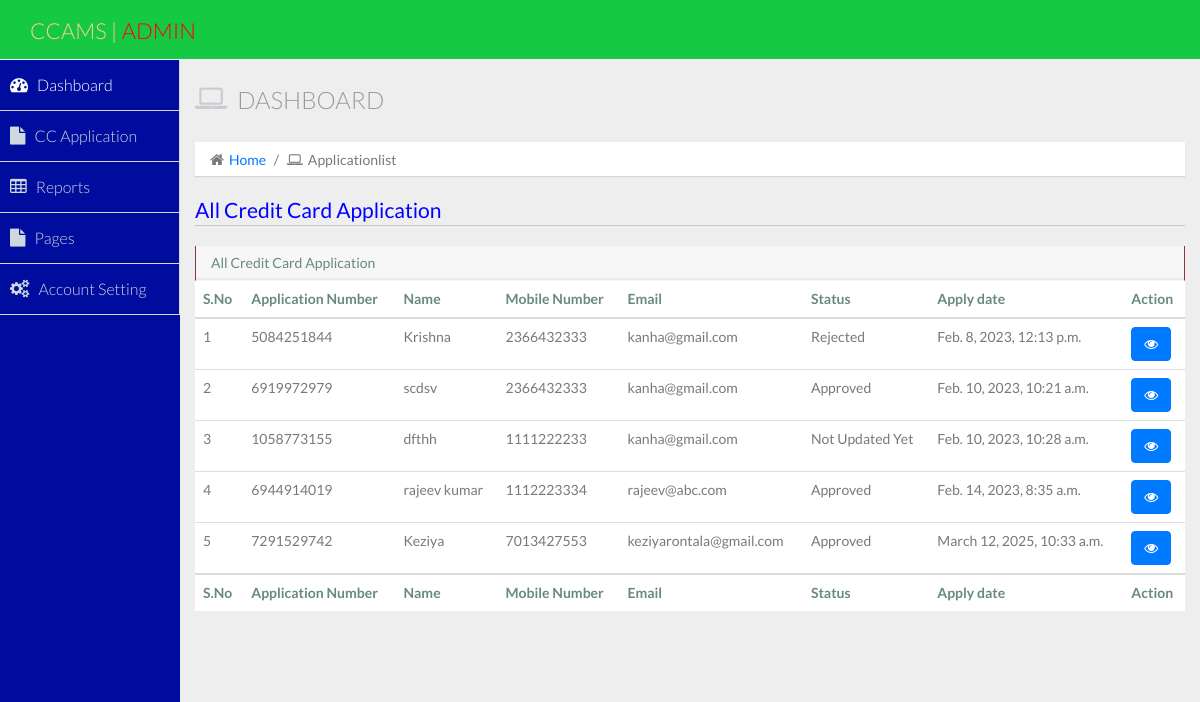
Page /applicationlist/?action=All (signed in) on the committed database.
### myapp/models.py (models this page shows, shortened)
class Application(models.Model):
    fullname = models.CharField(max_length=100, null=True, blank=True)
    email = models.CharField(max_length=100, null=True, blank=True)
    mobile = models.CharField(max_length=100, null=True, blank=True)
    address = models.CharField(max_length=100, null=True, blank=True)
    father = models.CharField(max_length=100, null=True, blank=True)
    state = models.CharField(max_length=100, null=True, blank=True)
    city = models.CharField(max_length=100, null=True, blank=True)
    pincode = models.CharField(max_length=100, null=True, blank=True)
    regnumber = models.CharField(max_length=100, null=True, blank=True)
    occup = models.CharField(max_length=100, null=True, blank=True)
    income = models.CharField(max_length=100, null=True, blank=True)
    limit = models.CharField(max_length=100, default='Not Updated Yet', null=True, blank=True)
    image1 = models.FileField(max_length=100, null=True, blank=True)
    image2 = models.FileField(max_length=100, null=True, blank=True)
    status = models.CharField(max_length=200, default='Not Updated Yet', null=True, blank=True)
    creationdate = models.DateTimeField(auto_now_add=True)

### myapp/views.py (the view)
# urls.py: path('applicationlist/', applicationlist, name="applicationlist"),
@login_required(login_url='/authentication_login/')
def applicationlist(request):
    action = request.GET.get('action')
    if action == "New":
        data = Application.objects.filter(status='Not Updated Yet')
    elif action == "Approved":
        data = Application.objects.filter(status='Approved')
    elif action == "Rejected":
        data = Application.objects.filter(status='Rejected')
    elif action == "All":
        data = Application.objects.filter()
    d = {'data': data}
    return render(request, "applicationlist.html", d)

### myapp/templatetags/custom_tags.py (called while the page is built)
@register.filter(name="mystrip")
def mystrip(data):
    data = data[1:-1]
    return data

### myapp/templates/applicationlist.html
{% extends 'admin_index.html' %}
{% load static %}
{% block body %}
<legend style="color:blue">{{request.GET.action}} Credit Card Application</legend>
    <div class="row">
          <div class="col-sm-12">
            <section class="panel">
              <header class="panel-heading">
               {{request.GET.action}} Credit Card Application
              </header>
              <table class="table">
                <thead>
                  <tr>
                    <th>S.No</th>
                    <th>Application Number</th>
                    <th>Name</th>
                    <th>Mobile Number</th>
                    <th>Email</th>
                    <th>Status</th>
                    <th>Apply date</th>
                    <th>Action</th>
                  </tr>
                  </thead>
                  <tbody>
                {% for i in data %}
                  <tr>
                    <td>{{forloop.counter}}</td>
                    <td>{{i.regnumber}}</td>
                    <td>{{i.fullname}}</td>
                    <td>{{i.mobile}}</td>
                    <td>{{i.email}}</td>
                    <td>{{i.status}}</td>
                    <td>{{i.creationdate}}</td>
                      <td>
                        <a href="{% url 'detail' i.id %}">
                            <button type="button" class="btn btn-primary"><i class="fa fa-eye"></i></button>
                        </a>
                    <br>
                    </td>
                  </tr>
                 {% endfor %}
                  </tbody>
<tr>
                    <th>S.No</th>
                    <th>Application Number</th>
                    <th>Name</th>
                    <th>Mobile Number</th>
                    <th>Email</th>
                    <th>Status</th>
                    <th>Apply date</th>
                    <th>Action</th>
                  </tr>
                </table>
            </section>
              </div>
            </div>
{% endblock %}

### myapp/templates/admin_index.html (shortened to what this page needs)
<!DOCTYPE html>
{% load static custom_tags %}
<html lang="en">
<head>
  <link rel="stylesheet" href="https://cdnjs.cloudflare.com/ajax/libs/font-awesome/4.7.0/css/font-awesome.min.css">
  <link href="{% static 'css/bootstrap.min.css' %}" rel="stylesheet">
  <link href="{% static 'css/bootstrap-theme.css' %}" rel="stylesheet">
  <link href="{% static 'css/elegant-icons-style.css' %}" rel="stylesheet" />
  <link href="{% static 'css/font-awesome.min.css' %}" rel="stylesheet" />
  <link href="{% static 'assets/fullcalendar/fullcalendar/bootstrap-fullcalendar.css' %}" rel="stylesheet" />
  <link href="{% static 'assets/fullcalendar/fullcalendar/fullcalendar.css' %}" rel="stylesheet" />
  <link href="{% static 'assets/jquery-easy-pie-chart/jquery.easy-pie-chart.css' %}" rel="stylesheet" type="text/css" media="screen" />
  <link rel="stylesheet" href="{% static 'css/owl.carousel.css' %}" type="text/css">
  <link href="{% static 'css/jquery-jvectormap-1.2.2.css' %}" rel="stylesheet">
  <link rel="stylesheet" href="{% static 'css/fullcalendar.css' %}">
  <link href="{% static 'css/widgets.css' %}" rel="stylesheet">
  <link href="{% static 'css/style.css' %}" rel="stylesheet">
  <link href="{% static 'css/style-responsive.css' %}" rel="stylesheet" />
  <link href="{% static 'css/xcharts.min.css' %}" rel=" stylesheet">
  <link href="{% static 'css/jquery-ui-1.10.4.min.css' %}" rel="stylesheet">
</head>
<body>
  <section id="container" class="">
    <header class="header dark-bg">
      <div class="toggle-nav">
      </div>
      <a href="javascript:;" class="logo">CCAMS |<span style="color:red"> Admin</span></a>
    </header>
    <aside>
      <div id="sidebar" class="nav-collapse ">
        <ul class="sidebar-menu">
          <li class="active">
            <a class="" href="/dashboard/">
                          <i class="fa fa-dashboard"></i>
                          <span>Dashboard</span>
                      </a>
          </li>
          <li class="sub-menu">
            <a href="javascript:;" class="">
                          <i class="fa fa-file"></i>
                          <span>CC Application</span>
            </a>
          </li>
          <li class="sub-menu">
            <a href="javascript:;" class="">
                          <i class="fa fa-table"></i>
                          <span>Reports</span>
            </a>
          </li>
          <li class="sub-menu">
            <a href="javascript:;" class="">
                          <i class="fa fa-file"></i>
                          <span>Pages</span>
            </a>
          </li>
          <li class="sub-menu">
            <a href="javascript:;" class="">
                          <i class="fa fa-gears"></i>
                          <span>Account Setting</span>
            </a>
          </li>
        </ul>
      </div>
    </aside>
<section id="main-content">
      <section class="wrapper">
        <div class="row">
          <div class="col-lg-12">
            <h3 class="page-header"><i class="fa fa-laptop"></i> Dashboard</h3>
            <ol class="breadcrumb">
              <li><i class="fa fa-home"></i><a href="/dashboard/">Home</a></li>
              <li><i class="fa fa-laptop"></i>{{request.path|mystrip|title}}</li>
            </ol>
          </div>
        </div>
{% block body %}
{% endblock %}
      </section>
    </section>
  </section>
</body>
</html>

### rows in the picture
Application: regnumber "5084251844", fullname "Krishna", mobile "2366432333", email "kanha@gmail.com", status "Rejected", creationdate "Feb. 8, 2023, 12:13 p.m."
Application: regnumber "6919972979", fullname "scdsv", mobile "2366432333", email "kanha@gmail.com", status "Approved", creationdate "Feb. 10, 2023, 10:21 a.m."
Application: regnumber "1058773155", fullname "dfthh", mobile "1111222233", email "kanha@gmail.com", status "Not Updated Yet", creationdate "Feb. 10, 2023, 10:28 a.m."
Application: regnumber "6944914019", fullname "rajeev kumar", mobile "1112223334", email "rajeev@abc.com", status "Approved", creationdate "Feb. 14, 2023, 8:35 a.m."
Application: regnumber "7291529742", fullname "Keziya", mobile "7013427553", email "keziyarontala@gmail.com", status "Approved", creationdate "March 12, 2025, 10:33 a.m."

### other values in the picture
{{ request.path|mystrip|title }} "Applicationlist"
{{ request.GET.action }} "All"
